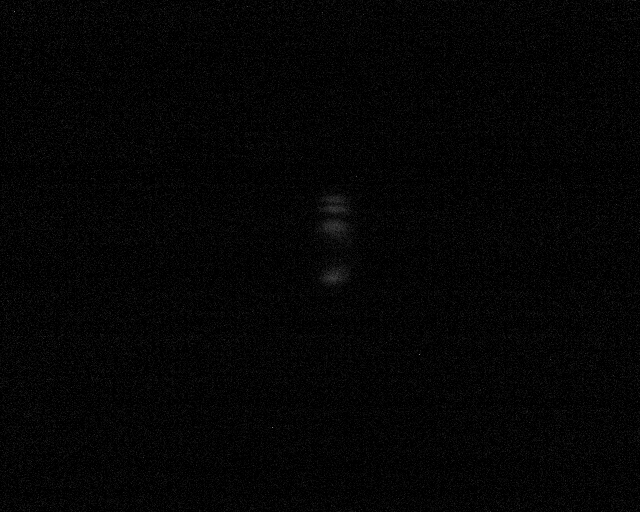
#> input picture MQO/experiment_srochnii/processed/1_0_F.png, 640 x 512 px; its folder holds 6 pictures in this run
$ jupyter execute --allow-errors Wavelength_calibration.ipynb
#> lines starting #> are read from the running program, lines starting #| are printed output that depends on the picture
[cell 1]
import re
from pathlib import Path
import numpy as np
from PIL import Image

# ==========================================
# НАСТРОЙКИ ПУТЕЙ
# ==========================================
BASE_DIR = Path(r"C:\Users\RedBrean\Documents\MIPT\term2\MQO\experiment_srochnii")
INPUT_DIR = Path(r"C:\Users\RedBrean\Pictures\RQC\2026-07-16")
OUTPUT_DIR = BASE_DIR / "processed"

OUTPUT_DIR.mkdir(parents=True, exist_ok=True)

# ==========================================
# ФУНКЦИИ ОБРАБОТКИ ИЗОБРАЖЕНИЙ
# ==========================================

# [38 lines left out: functions load_image, combine_images, save_image, not called in this run]

# ==========================================
# ГРУППИРОВКА ФАЙЛОВ
# ==========================================

groups = {}

# Регулярное выражение ловит группы (включая дробные), типы кадров и любой хвост с датой/миллисекундами
pattern = re.compile(r"^([\d_.-]+?)(_(?:FN|F|N))?_\d{4}-\d{2}-\d{2}T.*$")

for file in INPUT_DIR.glob("*.png"):
    name = file.stem

    # Игнорируем служебные файлы инициализации
    if name.startswith("INIT"):
        continue

    match = pattern.match(name)

    if match:
        key = match.group(1)       # Например, "1_0" или "1_44.95"
        suffix = match.group(2)    # Например, "_FN", "_F", "_N" или None

        if suffix == "_N":
            kind = "noise"
        elif suffix == "_F":
            kind = "flat"
        elif suffix == "_FN":
            kind = "flat_noise"
        else:
            kind = "signal"

        groups.setdefault(key, {"signal": [], "noise": [], "flat": [], "flat_noise": []})
        groups[key][kind].append(file)
    else:
        print(f"Предупреждение: Файл {file.name} не соответствует шаблону имени!")

# ==========================================
# ОСНОВНОЙ ЦИКЛ ОБРАБОТКИ
# ==========================================

print(f"Старт обработки файлов из: {INPUT_DIR}\n" + "-"*50)

for key, data in sorted(groups.items()):
    signal_files = data["signal"]
    noise_files = data["noise"]
    flat_files = data["flat"]
    flat_noise_files = data["flat_noise"]

    # Проверяем, есть ли хоть какие-то данные для этой группы
    if not signal_files and not flat_files:
        print(f"Предупреждение: Для группы '{key}' нет ни сигналов, ни флэтов. Пропускаем.")
        continue

    print(f"Обработка группы: {key}")

    # --- 1. ОБРАБОТКА СИГНАЛА (Получаем чистый сигнал) ---
    if signal_files:
        print(f"  ├─ Сигнал: {len(signal_files)} кадров | Шум (N): {len(noise_files)} кадров")
        signal_avg = combine_images(signal_files, method="median")
        if noise_files:
            noise_avg = combine_images(noise_files, method="median")
            signal_clean = np.maximum(signal_avg - noise_avg, 0)
        else:
            signal_clean = signal_avg

        # Сохраняем чистый сигнал (имя группы без суффиксов)
        save_image(signal_clean, OUTPUT_DIR / f"{key}.png")
    else:
        print(f"  ├─ Сигнальные кадры отсутствуют.")

    # --- 2. ОБРАБОТКА ФЛЭТА (Получаем чистый флэт) ---
    if flat_files:
        print(f"  └─ Флэт (F): {len(flat_files)} кадров | Шум флэта (FN): {len(flat_noise_files)} кадров")
        flat_avg = combine_images(flat_files, method="median")
        if flat_noise_files:
            flat_noise_avg = combine_images(flat_noise_files, method="median")
            flat_clean = np.maximum(flat_avg - flat_noise_avg, 0)
        else:
            flat_clean = flat_avg

        # Сохраняем чистый флэт с суффиксом "_F"
        save_image(flat_clean, OUTPUT_DIR / f"{key}_F.png")
    else:
        print(f"  └─ Кадры флэта отсутствуют.")

print("-"*50)
print("Готово! Очищенные пары кадров сохранены в:")
print(OUTPUT_DIR)

[cell 2]
import os
import numpy as np
import pandas as pd
import matplotlib.pyplot as plt
from PIL import Image
import seaborn as sns  # Удобно для красивых графиков с группировкой
from scipy.optimize import curve_fit
from scipy.signal import find_peaks, savgol_filter
from sklearn.metrics import r2_score


class CrystalExperiment:
    """
    Класс отдельного эксперимента.
    Хранит метаданные в виде произвольного словаря, осуществляет калибровку
    и анализ интерференционной картины. Все результаты сохраняются в поля класса.
    """
    C_LIGHT = 299_792_458

    def __init__(self, filter_filename, nofilter_filename, metadata=None, config=None):
        self.filter_filename = filter_filename
        self.nofilter_filename = nofilter_filename

        # Хранилище для любых параметров эксперимента (дистанция, щель, ток и т.д.)
        self.metadata = metadata if metadata is not None else {}

        if config is None:
            config = {
                "left": 250, "right": 370,
                "top": 140, "bottom": 275,
                "target_wavelength": 808.0,
                "output_dir": "analysis_output",
                "stripe_width": 3,
                "savgol_window": 13,
                "savgol_poly": 2,
                "peak_prominence": 0.008,
                "valley_prominence": 0.008,
                "peak_distance": 6,
                "peak_height_min": 0.12
            }
        self.config = config

        self.filter_dir = os.path.join(config["output_dir"], "filter_fits")
        self.nofilter_dir = os.path.join(config["output_dir"], "nofilter_spectra")

        # --- ПОЛЯ КЛАССА ДЛЯ ХРАНЕНИЯ РЕЗУЛЬТАТОВ ---
        # Результаты калибровки (Fit)
        self.alpha = None
        self.beta = None
        self.shift = None
        self.scale = None
        self.r2 = None

        # Массивы данных
        self.img_nf = None
        self.crop_nf = None
        self.spectrum_nf = None
        self.slice_808 = None
        self.smoothed_slice = None

        # Экстремумы и координаты
        self.pixel808 = None
        self.peaks_idx = []
        self.valleys_idx = []
        self.paired_extrema = []
        self.local_visibilities = []

        # Ключевые физические метрики
        self.visibility = 0.0
        self.intensity_max_slice = 0.0
        self.intensity_808_exact = 0.0
        self.intensity_808_avg = 0.0
        self.intensity_total = 0.0

        self.log_line = ""

    @staticmethod
    def _gaussian(w, w0, sig):
        return np.exp(-0.5 * ((w - w0) / sig) ** 2)

    @staticmethod
    def _convert_w_to_l(func, w_range, *params):
        l_range = 2 * np.pi * CrystalExperiment.C_LIGHT / w_range * 1e-3
        y_w = func(w_range, *params)
        y_l = y_w / l_range**2
        y_l /= np.max(y_l)
        return y_l

    @staticmethod
    def _gfit(pix, alpha, beta, shift, scale):
        wavelength = shift + scale * pix
        c_factor = 2 * np.pi * CrystalExperiment.C_LIGHT * 1e-3
        ang_freq = c_factor / wavelength
        l0 = 810
        l_fwhm = 10
        w0 = c_factor / l0
        w_fwhm = c_factor * l_fwhm / (l0**2 - (l_fwhm / 2)**2)
        sig_w = w_fwhm / (2 * np.sqrt(2 * np.log(2)))
        y_l = CrystalExperiment._convert_w_to_l(CrystalExperiment._gaussian, ang_freq, w0, sig_w)
        y_l /= np.max(y_l)
        return beta + alpha * y_l

    def _load_image(self, filename):
#> called with filename = '1_0_F.png'
        img = Image.open(f"processed/{filename}").convert("L")
        img = np.array(img, dtype=float)
#> img: shape (512, 640) float64
        img /= np.max(img)
        return img

    def _get_crop(self, img):
        return img[self.config["top"]:self.config["bottom"], self.config["left"]:self.config["right"]]
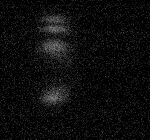
#> returned value: shape (140, 150) float64; min 0, max 0.603, mean 0.0518

    def _get_meta_string(self):
        """Красивая строка со всеми параметрами для графиков и логов"""
        if not self.metadata:
            return "No Meta"
        return ", ".join([f"{k}: {v}" for k, v in self.metadata.items()])

    def run_calibration(self):
        img = self._load_image(self.filter_filename)
        crop = self._get_crop(img)
        x_pix = np.arange(self.config["left"], self.config["right"])
        y_exp = np.trapezoid(crop, axis=0)
#> y_exp = 150 values, max 22.7 at index 54, min 2.9 at index 145, mean 7.21
        y_exp /= np.max(y_exp)
#> y_exp = 150 values, max 1 at index 54, min 0.128 at index 145, mean 0.318


        p0 = [1.0, 0.1, 738, 0.2]
        popt, _ = curve_fit(self._gfit, x_pix, y_exp, p0=p0, maxfev=10000)
#> popt = [0.716, 0.201, 664.4, 0.435]
        y_fit = self._gfit(x_pix, *popt)
#> y_fit = 150 values, max 0.917 at index 55, min 0.201 at index 145, mean 0.318

        # Сохраняем результаты калибровки в явные поля класса
        self.alpha = popt[0]
#> self.alpha = 0.716
        self.beta = popt[1]
#> self.beta = 0.201
        self.shift = popt[2]
#> self.shift = 664.4
        self.scale = popt[3]
#> self.scale = 0.435
        self.r2 = r2_score(y_exp, y_fit)
#> self.r2 = 0.978

        # Временный контекст для отрисовки локального графика калибровки
        self._tmp_calib = {"image": img, "crop": crop, "x_pix": x_pix, "y_exp": y_exp, "y_fit": y_fit}

    def process_nofilter_data(self):
        if self.shift is None or self.scale is None:
            raise ValueError("Калибровка не проведена или завершилась с ошибкой!")

        self.img_nf = self._load_image(self.nofilter_filename)
#> call 2 of _load_image, with filename = '1_0.png'
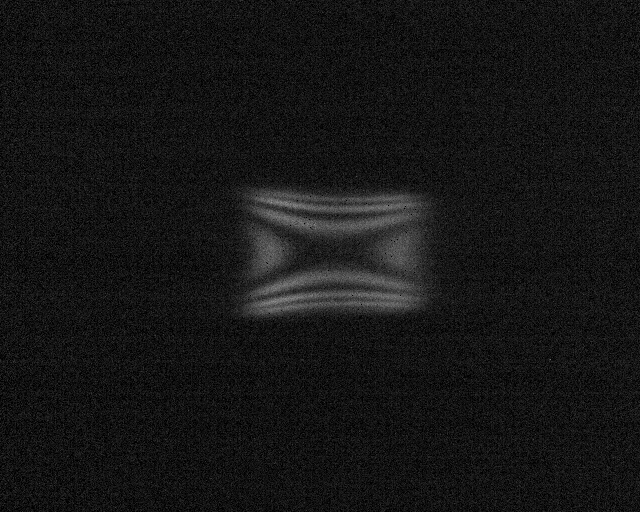
#> input picture MQO/experiment_srochnii/processed/1_0.png, 640 x 512 px
#> in _load_image (call 2), `img /= np.max(img)`:
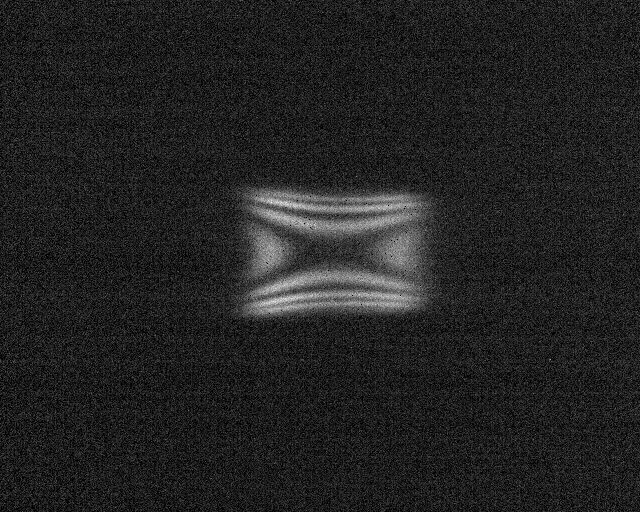
#> img: shape (512, 640) float64; min 0, max 1, mean 0.138
        self.crop_nf = self._get_crop(self.img_nf)
#> in _get_crop (call 2), `return img[self.config["top"]:self.config["bottom"], self.config["left..`:
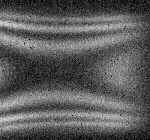
#> returned value: shape (140, 150) float64; min 0, max 0.924, mean 0.361
        self.spectrum_nf = np.trapezoid(self.crop_nf, axis=0)
#> self.spectrum_nf = 150 values, max 63.66 at index 119, min 28.59 at index 149, mean 50.45

        self.pixel808 = (self.config["target_wavelength"] - self.shift) / self.scale
#> self.pixel808 = 330.1
#> (the rest of the program and of its run is left out)
